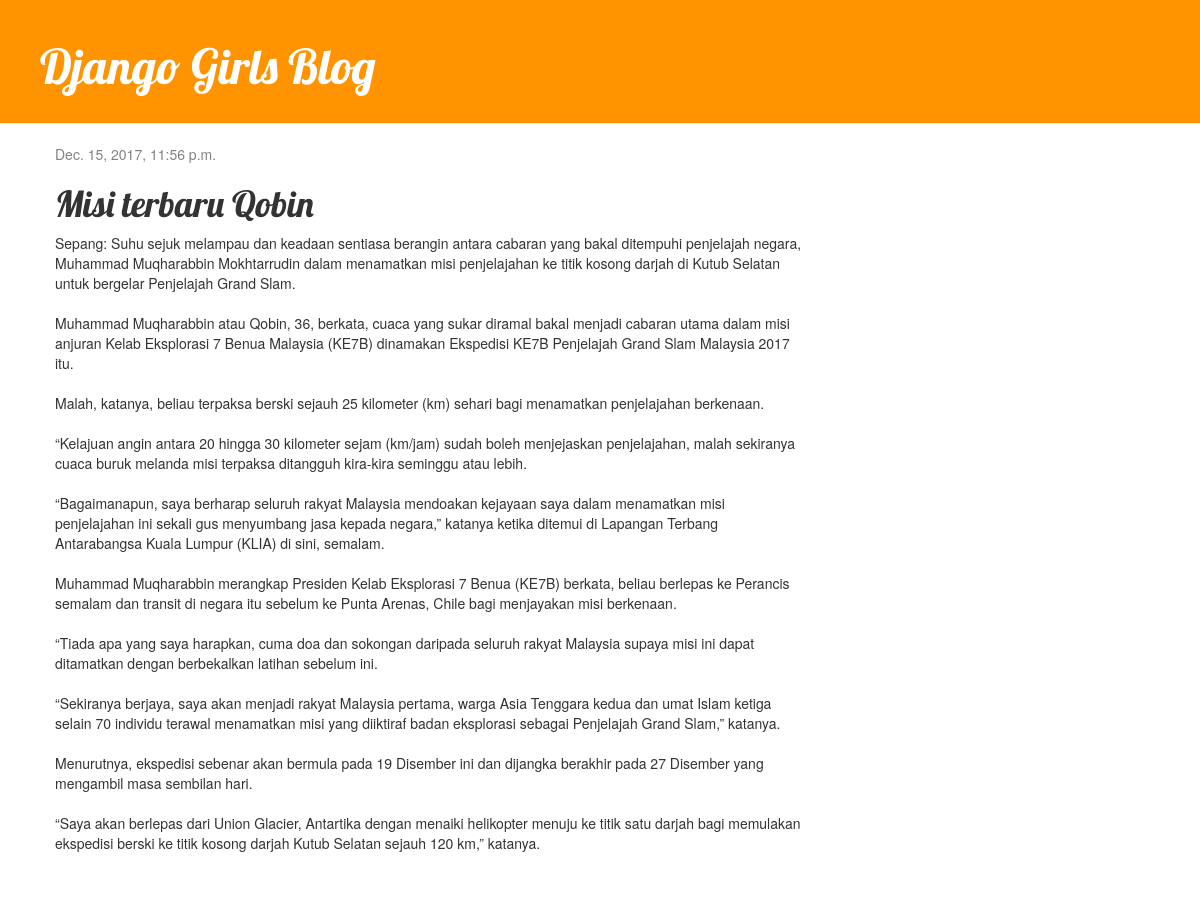
/post/1/, run on an earlier commit of the app's database.
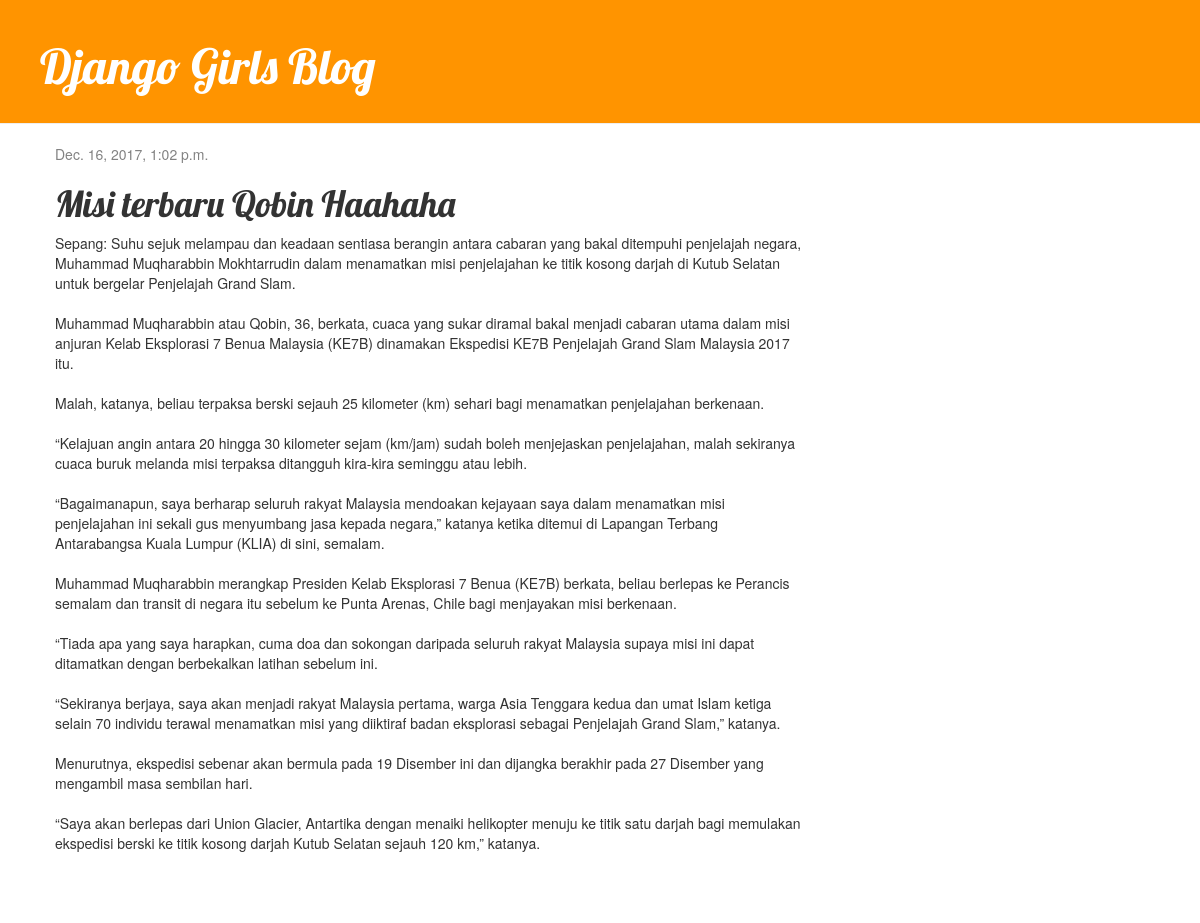
And on a later commit of the database.
### blog/models.py (models this page shows, shortened)
class Post(models.Model):
    author = models.ForeignKey('auth.User',on_delete=models.CASCADE)
    title = models.CharField(max_length=200)
    text = models.TextField()
    created_date = models.DateTimeField(
            default=timezone.now)
    published_date = models.DateTimeField(
            blank=True, null=True)

### blog/views.py (the view)
# urls.py: url(r'^post/(?P<pk>\d+)/$', views.post_detail, name='post_detail'),
def post_detail(request, pk):
    post = get_object_or_404(Post, pk=pk)
    return render(request, 'blog/post_detail.html', {'post': post})

### blog/templates/blog/post_detail.html (shortened to what this page needs)
{% extends 'blog/base.html' %}
{% block content %}
    <div class="post">
        {% if post.published_date %}
            <div class="date">
                {{ post.published_date }}
            </div>
        {% endif %}
        <h1>{{ post.title }}</h1>
        <p>{{ post.text|linebreaksbr }}</p>
    </div>
{% endblock %}

### blog/templates/blog/base.html (shortened to what this page needs)
{% load staticfiles %}
<html>
    <head>
        <link rel="stylesheet" href="//maxcdn.bootstrapcdn.com/bootstrap/3.2.0/css/bootstrap.min.css">
        <link rel="stylesheet" href="//maxcdn.bootstrapcdn.com/bootstrap/3.2.0/css/bootstrap-theme.min.css">
        <link rel="stylesheet" href="{% static 'css/blog.css' %}">
    </head>
    <body>
	    <div class="page-header">
			<h1><a href="/">Django Girls Blog</a></h1>
		</div>
		<div class="content container">
		    <div class="row">
		        <div class="col-md-8">
	            {% block content %}
				{% endblock %}
        		</div>
    		</div>
		</div>
	</body>
</html>

### blog/static/css/blog.css (style rules this page uses)
.page-header { background-color: #ff9400; margin-top: 0; padding: 20px 20px 20px 40px; }
.page-header h1, .page-header h1 a, .page-header h1 a:visited, .page-header h1 a:active { color: #ffffff; font-size: 36pt; text-decoration: none; }
.content { margin-left: 40px; }
h1, h2, h3, h4 { font-family: 'Lobster', cursive; }
.date { color: #828282; }
.post { margin-bottom: 70px; }

What changed in the data, as far as the page shows it:
changed Post: published_date "Dec. 15, 2017, 11:56 p.m." → "Dec. 16, 2017, 1:02 p.m."; title "Misi terbaru Qobin" → "Misi terbaru Qobin Haahaha"
